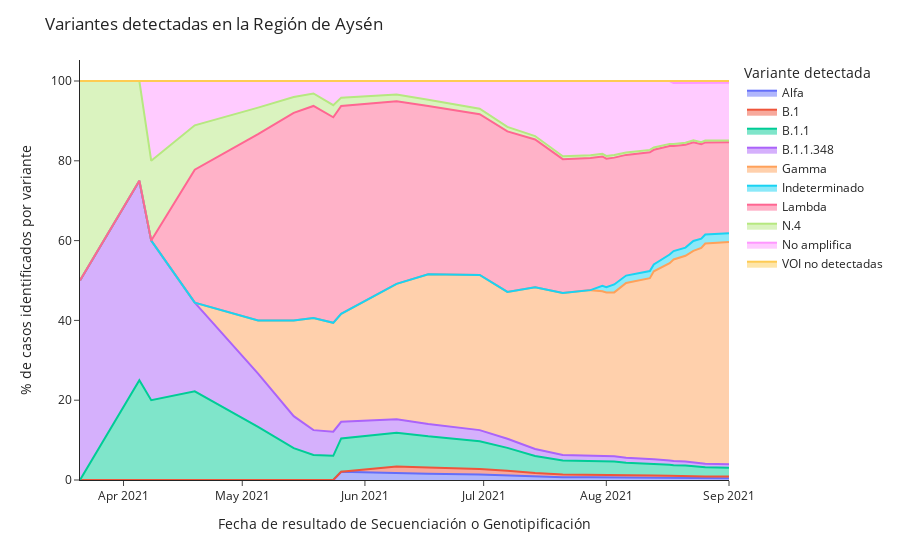

The code cell stored with this chart in its notebook:
### Code cell
px.area(df_variantes_clean.groupby(['fecha_resultado_secuenciacion_genotipificacion', 'variante_linaje']).count()[['n_documento']].reset_index().pivot(
    index='fecha_resultado_secuenciacion_genotipificacion',
    columns='variante_linaje', 
    values=['n_documento']
).fillna(0).cumsum().clean_names().rename(
    columns={
        'alfa':'Alfa',
        'b_1':'B.1',
        'b_1_1':'B.1.1',
        'b_1_1_348':'B.1.1.348',
        'gamma':'Gamma',
        'indeterminado':'Indeterminado',
        'lambda':'Lambda',
        'n_4':'N.4',
        'no_amplifica':'No amplifica',
        'no_se_detectan_mutaciones_para_variantes_de_interes_por_parte_de_este_kit':'VOI no detectadas'
            })['n_documento'],
        labels={'variante_linaje':'Variante detectada'},
        groupnorm='percent'
       ).update_layout(
    title= 'Variantes detectadas en la Región de Aysén',
    yaxis_title='% de casos identificados por variante',
    xaxis_title='Fecha de resultado de Secuenciación o Genotipificación',
    template='simple_white',
    
    
)

### Figure 1 — Plotly figure (JSON) as saved in the notebook; plotly's stock layout.template omitted (floating-point values rounded to 4 significant figures)
{"data": [{"groupnorm": "percent", "hovertemplate": "Variante detectada=Alfa<br>fecha_resultado_secuenciacion_genotipificacion=%{x}<br>value=%{y}<extra></extra>", "legendgroup": "Alfa", "line": {"color": "#636efa"}, "mode": "lines", "name": "Alfa", "orientation": "v", "showlegend": true, "stackgroup": "1", "type": "scatter", "x": ["2021-03-21T00:00:00", "2021-04-05T00:00:00", "2021-04-08T00:00:00", "2021-04-19T00:00:00", "2021-05-05T00:00:00", "2021-05-14T00:00:00", "2021-05-19T00:00:00", "2021-05-24T00:00:00", "2021-05-26T00:00:00", "2021-06-09T00:00:00", "2021-06-17T00:00:00", "2021-06-30T00:00:00", "2021-07-07T00:00:00", "2021-07-14T00:00:00", "2021-07-21T00:00:00", "2021-07-28T00:00:00", "2021-07-31T00:00:00", "2021-08-01T00:00:00", "2021-08-03T00:00:00", "2021-08-06T00:00:00", "2021-08-12T00:00:00", "2021-08-13T00:00:00", "2021-08-17T00:00:00", "2021-08-18T00:00:00", "2021-08-21T00:00:00", "2021-08-23T00:00:00", "2021-08-25T00:00:00", "2021-08-26T00:00:00", "2021-09-01T00:00:00"], "xaxis": "x", "y": [0, 0, 0, 0, 0, 0, 0, 0, 1, 1, 1, 1, 1, 1, 1, 1, 1, 1, 1, 1, 1, 1, 1, 1, 1, 1, 1, 1, 1], "yaxis": "y"}, {"groupnorm": "percent", "hovertemplate": "Variante detectada=B.1<br>fecha_resultado_secuenciacion_genotipificacion=%{x}<br>value=%{y}<extra></extra>", "legendgroup": "B.1", "line": {"color": "#EF553B"}, "mode": "lines", "name": "B.1", "orientation": "v", "showlegend": true, "stackgroup": "1", "type": "scatter", "x": ["2021-03-21T00:00:00", "2021-04-05T00:00:00", "2021-04-08T00:00:00", "2021-04-19T00:00:00", "2021-05-05T00:00:00", "2021-05-14T00:00:00", "2021-05-19T00:00:00", "2021-05-24T00:00:00", "2021-05-26T00:00:00", "2021-06-09T00:00:00", "2021-06-17T00:00:00", "2021-06-30T00:00:00", "2021-07-07T00:00:00", "2021-07-14T00:00:00", "2021-07-21T00:00:00", "2021-07-28T00:00:00", "2021-07-31T00:00:00", "2021-08-01T00:00:00", "2021-08-03T00:00:00", "2021-08-06T00:00:00", "2021-08-12T00:00:00", "2021-08-13T00:00:00", "2021-08-17T00:00:00", "2021-08-18T00:00:00", "2021-08-21T00:00:00", "2021-08-23T00:00:00", "2021-08-25T00:00:00", "2021-08-26T00:00:00", "2021-09-01T00:00:00"], "xaxis": "x", "y": [0, 0, 0, 0, 0, 0, 0, 0, 0, 1, 1, 1, 1, 1, 1, 1, 1, 1, 1, 1, 1, 1, 1, 1, 1, 1, 1, 1, 1], "yaxis": "y"}, {"groupnorm": "percent", "hovertemplate": "Variante detectada=B.1.1<br>fecha_resultado_secuenciacion_genotipificacion=%{x}<br>value=%{y}<extra></extra>", "legendgroup": "B.1.1", "line": {"color": "#00cc96"}, "mode": "lines", "name": "B.1.1", "orientation": "v", "showlegend": true, "stackgroup": "1", "type": "scatter", "x": ["2021-03-21T00:00:00", "2021-04-05T00:00:00", "2021-04-08T00:00:00", "2021-04-19T00:00:00", "2021-05-05T00:00:00", "2021-05-14T00:00:00", "2021-05-19T00:00:00", "2021-05-24T00:00:00", "2021-05-26T00:00:00", "2021-06-09T00:00:00", "2021-06-17T00:00:00", "2021-06-30T00:00:00", "2021-07-07T00:00:00", "2021-07-14T00:00:00", "2021-07-21T00:00:00", "2021-07-28T00:00:00", "2021-07-31T00:00:00", "2021-08-01T00:00:00", "2021-08-03T00:00:00", "2021-08-06T00:00:00", "2021-08-12T00:00:00", "2021-08-13T00:00:00", "2021-08-17T00:00:00", "2021-08-18T00:00:00", "2021-08-21T00:00:00", "2021-08-23T00:00:00", "2021-08-25T00:00:00", "2021-08-26T00:00:00", "2021-09-01T00:00:00"], "xaxis": "x", "y": [0, 1, 1, 2, 2, 2, 2, 2, 4, 5, 5, 5, 5, 5, 5, 5, 5, 5, 5, 5, 5, 5, 5, 5, 5, 5, 5, 5, 5], "yaxis": "y"}, {"groupnorm": "percent", "hovertemplate": "Variante detectada=B.1.1.348<br>fecha_resultado_secuenciacion_genotipificacion=%{x}<br>value=%{y}<extra></extra>", "legendgroup": "B.1.1.348", "line": {"color": "#ab63fa"}, "mode": "lines", "name": "B.1.1.348", "orientation": "v", "showlegend": true, "stackgroup": "1", "type": "scatter", "x": ["2021-03-21T00:00:00", "2021-04-05T00:00:00", "2021-04-08T00:00:00", "2021-04-19T00:00:00", "2021-05-05T00:00:00", "2021-05-14T00:00:00", "2021-05-19T00:00:00", "2021-05-24T00:00:00", "2021-05-26T00:00:00", "2021-06-09T00:00:00", "2021-06-17T00:00:00", "2021-06-30T00:00:00", "2021-07-07T00:00:00", "2021-07-14T00:00:00", "2021-07-21T00:00:00", "2021-07-28T00:00:00", "2021-07-31T00:00:00", "2021-08-01T00:00:00", "2021-08-03T00:00:00", "2021-08-06T00:00:00", "2021-08-12T00:00:00", "2021-08-13T00:00:00", "2021-08-17T00:00:00", "2021-08-18T00:00:00", "2021-08-21T00:00:00", "2021-08-23T00:00:00", "2021-08-25T00:00:00", "2021-08-26T00:00:00", "2021-09-01T00:00:00"], "xaxis": "x", "y": [1, 2, 2, 2, 2, 2, 2, 2, 2, 2, 2, 2, 2, 2, 2, 2, 2, 2, 2, 2, 2, 2, 2, 2, 2, 2, 2, 2, 2], "yaxis": "y"}, {"groupnorm": "percent", "hovertemplate": "Variante detectada=Gamma<br>fecha_resultado_secuenciacion_genotipificacion=%{x}<br>value=%{y}<extra></extra>", "legendgroup": "Gamma", "line": {"color": "#FFA15A"}, "mode": "lines", "name": "Gamma", "orientation": "v", "showlegend": true, "stackgroup": "1", "type": "scatter", "x": ["2021-03-21T00:00:00", "2021-04-05T00:00:00", "2021-04-08T00:00:00", "2021-04-19T00:00:00", "2021-05-05T00:00:00", "2021-05-14T00:00:00", "2021-05-19T00:00:00", "2021-05-24T00:00:00", "2021-05-26T00:00:00", "2021-06-09T00:00:00", "2021-06-17T00:00:00", "2021-06-30T00:00:00", "2021-07-07T00:00:00", "2021-07-14T00:00:00", "2021-07-21T00:00:00", "2021-07-28T00:00:00", "2021-07-31T00:00:00", "2021-08-01T00:00:00", "2021-08-03T00:00:00", "2021-08-06T00:00:00", "2021-08-12T00:00:00", "2021-08-13T00:00:00", "2021-08-17T00:00:00", "2021-08-18T00:00:00", "2021-08-21T00:00:00", "2021-08-23T00:00:00", "2021-08-25T00:00:00", "2021-08-26T00:00:00", "2021-09-01T00:00:00"], "xaxis": "x", "y": [0, 0, 0, 0, 2, 6, 9, 9, 13, 20, 24, 28, 32, 47, 58, 60, 61, 61, 62, 71, 76, 82, 91, 96, 100, 107, 116, 122, 127], "yaxis": "y"}, {"groupnorm": "percent", "hovertemplate": "Variante detectada=Indeterminado<br>fecha_resultado_secuenciacion_genotipificacion=%{x}<br>value=%{y}<extra></extra>", "legendgroup": "Indeterminado", "line": {"color": "#19d3f3"}, "mode": "lines", "name": "Indeterminado", "orientation": "v", "showlegend": true, "stackgroup": "1", "type": "scatter", "x": ["2021-03-21T00:00:00", "2021-04-05T00:00:00", "2021-04-08T00:00:00", "2021-04-19T00:00:00", "2021-05-05T00:00:00", "2021-05-14T00:00:00", "2021-05-19T00:00:00", "2021-05-24T00:00:00", "2021-05-26T00:00:00", "2021-06-09T00:00:00", "2021-06-17T00:00:00", "2021-06-30T00:00:00", "2021-07-07T00:00:00", "2021-07-14T00:00:00", "2021-07-21T00:00:00", "2021-07-28T00:00:00", "2021-07-31T00:00:00", "2021-08-01T00:00:00", "2021-08-03T00:00:00", "2021-08-06T00:00:00", "2021-08-12T00:00:00", "2021-08-13T00:00:00", "2021-08-17T00:00:00", "2021-08-18T00:00:00", "2021-08-21T00:00:00", "2021-08-23T00:00:00", "2021-08-25T00:00:00", "2021-08-26T00:00:00", "2021-09-01T00:00:00"], "xaxis": "x", "y": [0, 0, 0, 0, 0, 0, 0, 0, 0, 0, 0, 0, 0, 0, 0, 0, 2, 2, 3, 3, 3, 3, 4, 4, 4, 5, 5, 5, 5], "yaxis": "y"}, {"groupnorm": "percent", "hovertemplate": "Variante detectada=Lambda<br>fecha_resultado_secuenciacion_genotipificacion=%{x}<br>value=%{y}<extra></extra>", "legendgroup": "Lambda", "line": {"color": "#FF6692"}, "mode": "lines", "name": "Lambda", "orientation": "v", "showlegend": true, "stackgroup": "1", "type": "scatter", "x": ["2021-03-21T00:00:00", "2021-04-05T00:00:00", "2021-04-08T00:00:00", "2021-04-19T00:00:00", "2021-05-05T00:00:00", "2021-05-14T00:00:00", "2021-05-19T00:00:00", "2021-05-24T00:00:00", "2021-05-26T00:00:00", "2021-06-09T00:00:00", "2021-06-17T00:00:00", "2021-06-30T00:00:00", "2021-07-07T00:00:00", "2021-07-14T00:00:00", "2021-07-21T00:00:00", "2021-07-28T00:00:00", "2021-07-31T00:00:00", "2021-08-01T00:00:00", "2021-08-03T00:00:00", "2021-08-06T00:00:00", "2021-08-12T00:00:00", "2021-08-13T00:00:00", "2021-08-17T00:00:00", "2021-08-18T00:00:00", "2021-08-21T00:00:00", "2021-08-23T00:00:00", "2021-08-25T00:00:00", "2021-08-26T00:00:00", "2021-09-01T00:00:00"], "xaxis": "x", "y": [0, 0, 0, 3, 7, 13, 17, 17, 25, 27, 27, 29, 35, 43, 48, 48, 48, 48, 48, 49, 50, 50, 50, 50, 50, 50, 51, 51, 52], "yaxis": "y"}, {"groupnorm": "percent", "hovertemplate": "Variante detectada=N.4<br>fecha_resultado_secuenciacion_genotipificacion=%{x}<br>value=%{y}<extra></extra>", "legendgroup": "N.4", "line": {"color": "#B6E880"}, "mode": "lines", "name": "N.4", "orientation": "v", "showlegend": true, "stackgroup": "1", "type": "scatter", "x": ["2021-03-21T00:00:00", "2021-04-05T00:00:00", "2021-04-08T00:00:00", "2021-04-19T00:00:00", "2021-05-05T00:00:00", "2021-05-14T00:00:00", "2021-05-19T00:00:00", "2021-05-24T00:00:00", "2021-05-26T00:00:00", "2021-06-09T00:00:00", "2021-06-17T00:00:00", "2021-06-30T00:00:00", "2021-07-07T00:00:00", "2021-07-14T00:00:00", "2021-07-21T00:00:00", "2021-07-28T00:00:00", "2021-07-31T00:00:00", "2021-08-01T00:00:00", "2021-08-03T00:00:00", "2021-08-06T00:00:00", "2021-08-12T00:00:00", "2021-08-13T00:00:00", "2021-08-17T00:00:00", "2021-08-18T00:00:00", "2021-08-21T00:00:00", "2021-08-23T00:00:00", "2021-08-25T00:00:00", "2021-08-26T00:00:00", "2021-09-01T00:00:00"], "xaxis": "x", "y": [1, 1, 1, 1, 1, 1, 1, 1, 1, 1, 1, 1, 1, 1, 1, 1, 1, 1, 1, 1, 1, 1, 1, 1, 1, 1, 1, 1, 1], "yaxis": "y"}, {"groupnorm": "percent", "hovertemplate": "Variante detectada=No amplifica<br>fecha_resultado_secuenciacion_genotipificacion=%{x}<br>value=%{y}<extra></extra>", "legendgroup": "No amplifica", "line": {"color": "#FF97FF"}, "mode": "lines", "name": "No amplifica", "orientation": "v", "showlegend": true, "stackgroup": "1", "type": "scatter", "x": ["2021-03-21T00:00:00", "2021-04-05T00:00:00", "2021-04-08T00:00:00", "2021-04-19T00:00:00", "2021-05-05T00:00:00", "2021-05-14T00:00:00", "2021-05-19T00:00:00", "2021-05-24T00:00:00", "2021-05-26T00:00:00", "2021-06-09T00:00:00", "2021-06-17T00:00:00", "2021-06-30T00:00:00", "2021-07-07T00:00:00", "2021-07-14T00:00:00", "2021-07-21T00:00:00", "2021-07-28T00:00:00", "2021-07-31T00:00:00", "2021-08-01T00:00:00", "2021-08-03T00:00:00", "2021-08-06T00:00:00", "2021-08-12T00:00:00", "2021-08-13T00:00:00", "2021-08-17T00:00:00", "2021-08-18T00:00:00", "2021-08-21T00:00:00", "2021-08-23T00:00:00", "2021-08-25T00:00:00", "2021-08-26T00:00:00", "2021-09-01T00:00:00"], "xaxis": "x", "y": [0, 0, 1, 1, 1, 1, 1, 2, 2, 2, 3, 5, 10, 16, 27, 27, 27, 28, 28, 29, 29, 29, 29, 29, 29, 29, 32, 32, 33], "yaxis": "y"}, {"groupnorm": "percent", "hovertemplate": "Variante detectada=VOI no detectadas<br>fecha_resultado_secuenciacion_genotipificacion=%{x}<br>value=%{y}<extra></extra>", "legendgroup": "VOI no detectadas", "line": {"color": "#FECB52"}, "mode": "lines", "name": "VOI no detectadas", "orientation": "v", "showlegend": true, "stackgroup": "1", "type": "scatter", "x": ["2021-03-21T00:00:00", "2021-04-05T00:00:00", "2021-04-08T00:00:00", "2021-04-19T00:00:00", "2021-05-05T00:00:00", "2021-05-14T00:00:00", "2021-05-19T00:00:00", "2021-05-24T00:00:00", "2021-05-26T00:00:00", "2021-06-09T00:00:00", "2021-06-17T00:00:00", "2021-06-30T00:00:00", "2021-07-07T00:00:00", "2021-07-14T00:00:00", "2021-07-21T00:00:00", "2021-07-28T00:00:00", "2021-07-31T00:00:00", "2021-08-01T00:00:00", "2021-08-03T00:00:00", "2021-08-06T00:00:00", "2021-08-12T00:00:00", "2021-08-13T00:00:00", "2021-08-17T00:00:00", "2021-08-18T00:00:00", "2021-08-21T00:00:00", "2021-08-23T00:00:00", "2021-08-25T00:00:00", "2021-08-26T00:00:00", "2021-09-01T00:00:00"], "xaxis": "x", "y": [0, 0, 0, 0, 0, 0, 0, 0, 0, 0, 0, 0, 0, 0, 0, 0, 0, 0, 0, 0, 0, 0, 0, 1, 1, 1, 1, 1, 1], "yaxis": "y"}], "layout": {"legend": {"title": {"text": "Variante detectada"}, "tracegroupgap": 0}, "margin": {"t": 60}, "title": {"text": "Variantes detectadas en la Región de Aysén"}, "xaxis": {"anchor": "y", "domain": [0, 1], "title": {"text": "Fecha de resultado de Secuenciación o Genotipificación"}}, "yaxis": {"anchor": "x", "domain": [0, 1], "title": {"text": "% de casos identificados por variante"}}}}
